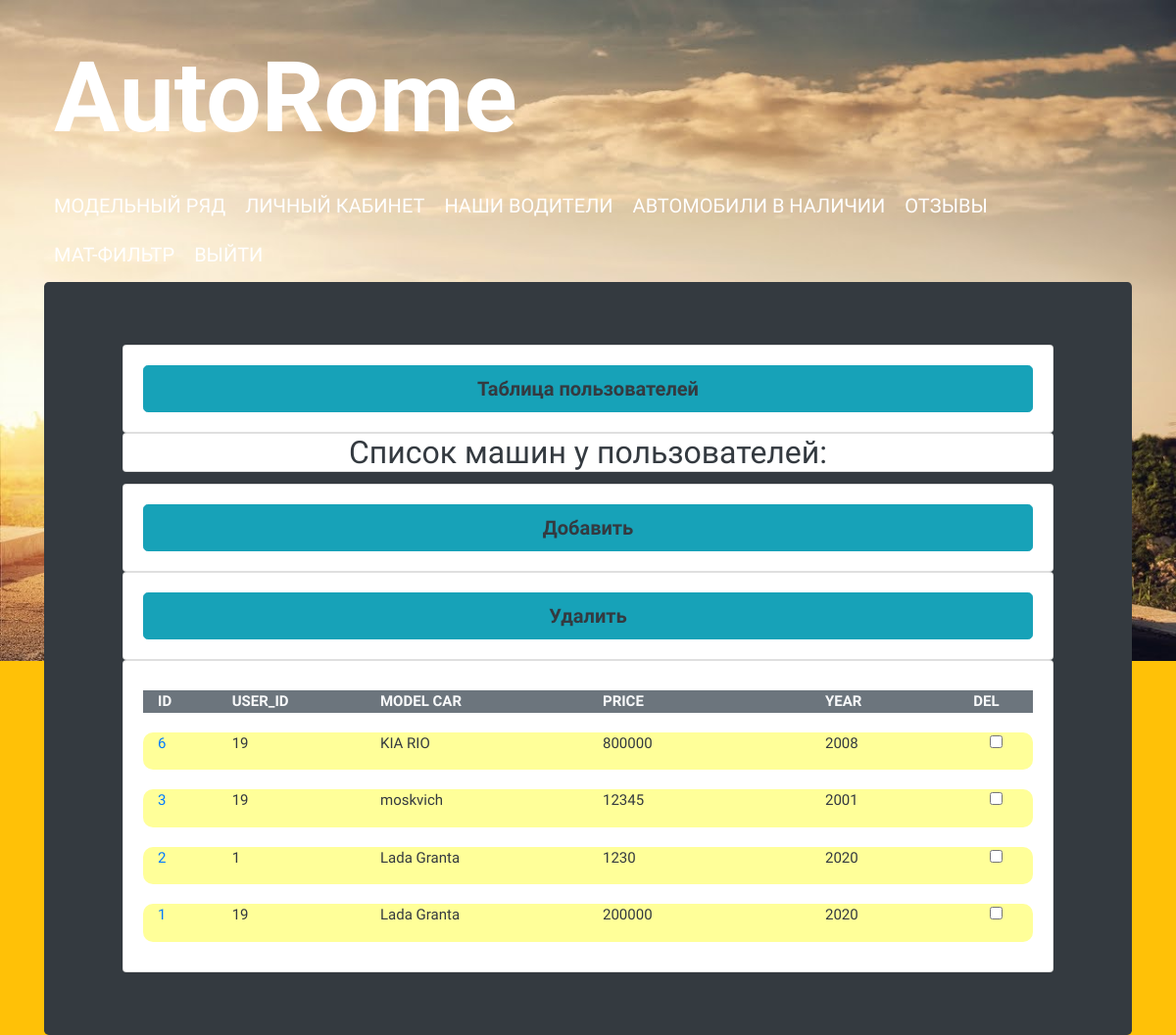
/crud_2.php (signed in), run on an earlier commit of the app's database.
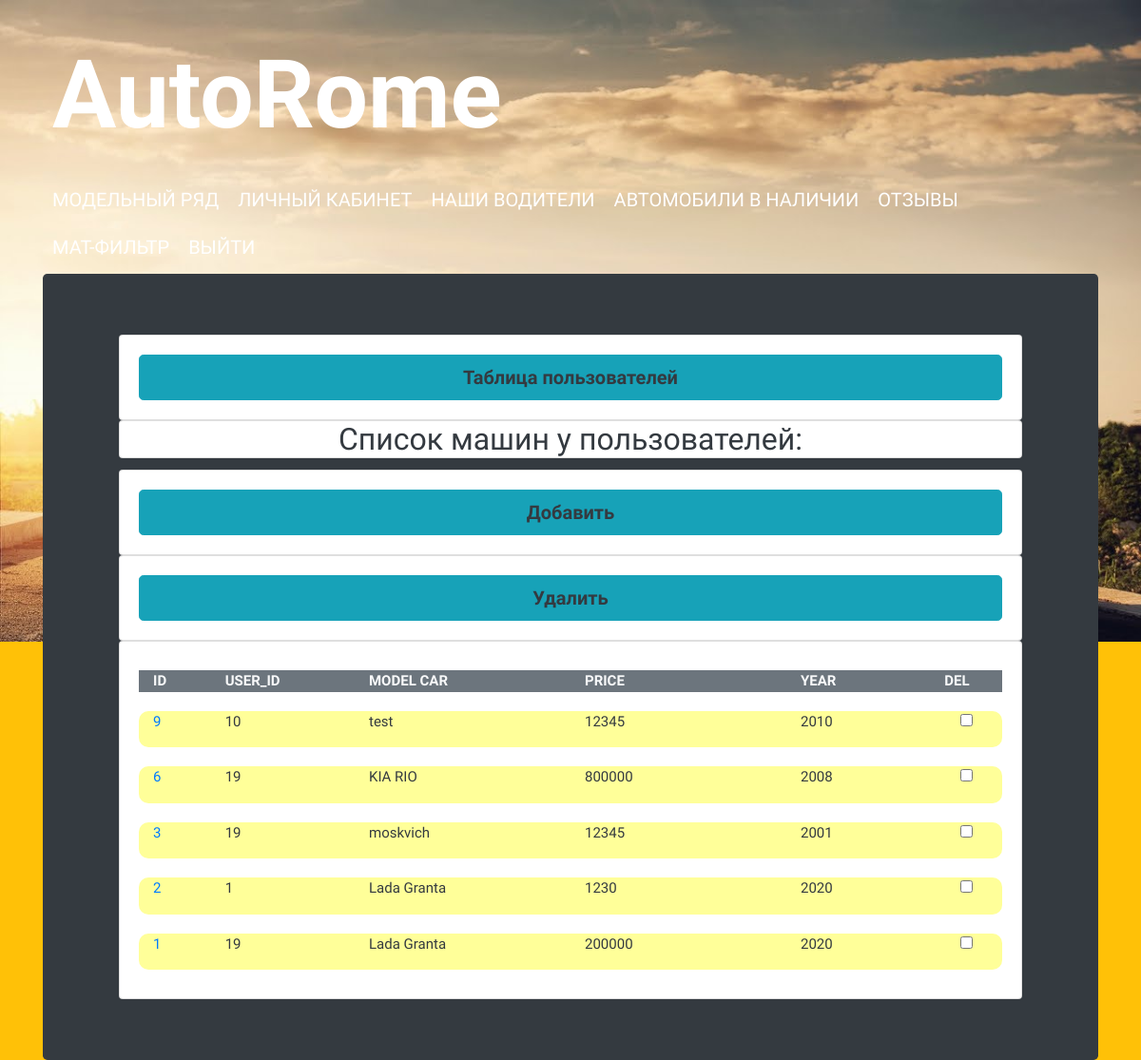
And on a later commit of the database.
### tables this page shows
CREATE TABLE `cars` (
  `id` int(10) NOT NULL,
  `user_id` int(10) NOT NULL,
  `car` char(50) NOT NULL,
  `price` int(15) NOT NULL DEFAULT 0,
  `year` year(4) NOT NULL DEFAULT 2020
);

### php/fetch_tables_2.php (the view, shortened to what this page needs)
<?php
require_once 'connect.php';
$check_cars=mysqli_query($connect, "SELECT * FROM `cars` ORDER BY `cars`.`id` DESC");
    ?>
    <div class="container drivers">
        <div class="row drive bg-secondary text-light font-weight-bolder">
            <div class="col-lg-1">ID</div>
            <div class="col-lg-2">USER_ID</div>
            <div class="col-lg-3">MODEL CAR</div>
            <div class="col-lg-3">PRICE</div>
            <div class="col-lg-2">YEAR</div>
            <div class="col-lg-1">DEL</div>
        </div>
    </div>
<?php while($cars=mysqli_fetch_assoc($check_cars))
{?>
    <div class="container drivers">
        <div class="row drive">
            <div class="col-lg-1"><a href="#" aria-expanded="false" aria-controls="multiCollapseExample2" data-toggle="collapse" data-target="#editcollapse<?php echo $cars['id']?>"><?php echo $cars['id']?></a></div>
            <div class="col-lg-2"><?php echo $cars['user_id']?></div>
            <div class="col-lg-3"><?php echo $cars['car']?></div>
            <div class="col-lg-3"><?php echo $cars['price']?></div>
            <div class="col-lg-2"><?php echo $cars['year']?></div>
            <div class="col-lg-1">
                <p class="text-center">
                    <input type="checkbox" name="<?php echo $cars['id']?>" aria-label="Checkbox for following text input">
                </p>
            </div>
        </div>
    </div>
    <?php
}
?>

What changed in the data, as far as the page shows it:
added cars: id "9", user "10", car "test", price "12345", year "2010"
